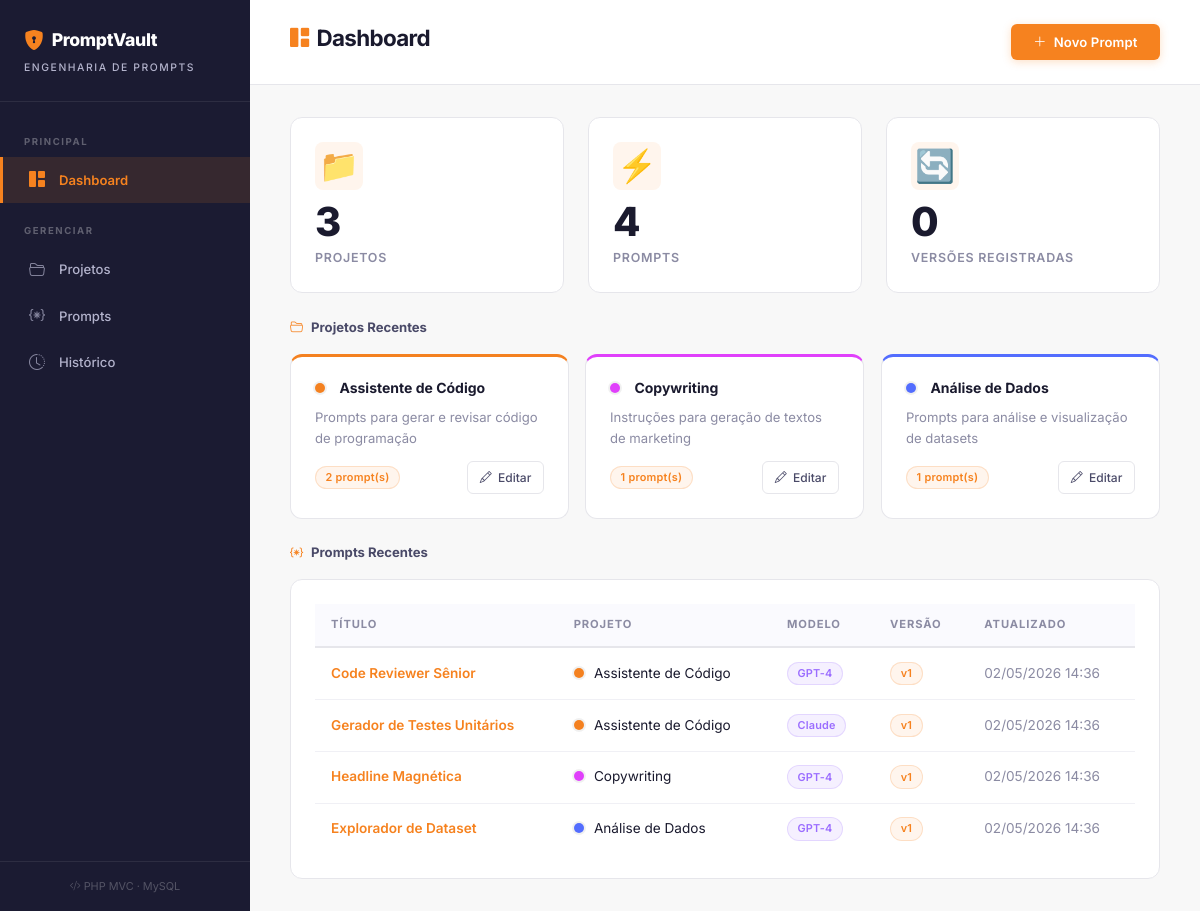
The page / on the database its author committed.
### tables this page shows
CREATE TABLE IF NOT EXISTS projetos (
    id INT AUTO_INCREMENT PRIMARY KEY,
    nome VARCHAR(150) NOT NULL,
    descricao TEXT,
    cor VARCHAR(7) DEFAULT '#f48120',
    criado_em DATETIME DEFAULT CURRENT_TIMESTAMP,
    atualizado_em DATETIME DEFAULT CURRENT_TIMESTAMP ON UPDATE CURRENT_TIMESTAMP
);

CREATE TABLE IF NOT EXISTS prompts (
    id INT AUTO_INCREMENT PRIMARY KEY,
    projeto_id INT NOT NULL,
    titulo VARCHAR(200) NOT NULL,
    conteudo TEXT NOT NULL,
    modelo_ia VARCHAR(50) DEFAULT 'GPT-4',
    tags VARCHAR(255),
    versao INT DEFAULT 1,
    criado_em DATETIME DEFAULT CURRENT_TIMESTAMP,
    atualizado_em DATETIME DEFAULT CURRENT_TIMESTAMP ON UPDATE CURRENT_TIMESTAMP,
    FOREIGN KEY (projeto_id) REFERENCES projetos(id) ON DELETE CASCADE
);

### app/controllers/DashboardController.php (called while the page is built)
<?php
class DashboardController extends BaseController
{
    public function index(): void
    {
        $projetoModel = new Projeto();
        $promptModel = new Prompt();
        $historicoModel = new HistoricoVersao();
        $data = [
            'pageTitle'      => 'Dashboard',
            'totalProjetos'  => $projetoModel->count(),
            'totalPrompts'   => $promptModel->count(),
            'totalVersoes'   => $historicoModel->count(),
            'projetos'       => $projetoModel->findAllWithCount(),
            'recentPrompts'  => $promptModel->findAllWithProjeto(),
            'flash'          => $this->getFlash(),
        ];
        $this->view('dashboard/index', $data);
    }
}

### app/models/BaseModel.php (called while the page is built, shortened)
<?php
class BaseModel
{
    protected PDO $db;
    protected string $table;
    public function __construct()
    {
        $this->db = getConnection();
    }
    public function count(): int
    {
        $stmt = $this->db->query("SELECT COUNT(*) as total FROM {$this->table}");
        return (int) $stmt->fetch()['total'];
    }
}

### config/db.php (called while the page is built, shortened)
<?php
function getConnection(): PDO
{
    $dsn = "mysql:host=" . DB_HOST . ";dbname=" . DB_NAME . ";charset=" . DB_CHARSET;
    $options = [
        PDO::ATTR_ERRMODE            => PDO::ERRMODE_EXCEPTION,
        PDO::ATTR_DEFAULT_FETCH_MODE => PDO::FETCH_ASSOC,
        PDO::ATTR_EMULATE_PREPARES   => false,
    ];
    try {
        return new PDO($dsn, DB_USER, DB_PASS, $options);
    } catch (PDOException $e) {
        die('<div style="background:#1a1a2e;color:#ff6b6b;padding:2rem;font-family:monospace;border-radius:12px;margin:2rem;">
            <h2>⚠️ Erro de Conexão com o Banco de Dados</h2>
            <p>' . $e->getMessage() . '</p>
            <p style="color:#aaa;">Verifique se o MySQL está rodando e se o banco <code>cofre_prompts</code> foi criado.</p>
        </div>');
    }
}

### app/models/Projeto.php (called while the page is built, shortened)
<?php
class Projeto extends BaseModel
{
    public function findAllWithCount(): array
    {
        $sql = "SELECT p.*, COUNT(pr.id) as total_prompts
                FROM projetos p
                LEFT JOIN prompts pr ON p.id = pr.projeto_id
                GROUP BY p.id
                ORDER BY p.criado_em DESC";
        $stmt = $this->db->query($sql);
        return $stmt->fetchAll();
    }
}

### app/models/Prompt.php (called while the page is built, shortened)
<?php
class Prompt extends BaseModel
{
    public function findAllWithProjeto(): array
    {
        $sql = "SELECT pr.*, p.nome as projeto_nome, p.cor as projeto_cor
                FROM prompts pr
                INNER JOIN projetos p ON pr.projeto_id = p.id
                ORDER BY pr.atualizado_em DESC";
        $stmt = $this->db->query($sql);
        return $stmt->fetchAll();
    }
}

### app/views/dashboard/index.php (the view)
<?php require_once 'app/views/layout/header.php'; ?>
<div class="top-bar">
    <h1><i class="bi bi-grid-1x2-fill"></i> Dashboard</h1>
    <a href="<?= BASE_URL ?>index.php?url=prompts/criar" class="btn-cf"><i class="bi bi-plus-lg"></i> Novo Prompt</a>
</div>
<div class="content-wrap">
<div class="row g-4 mb-4">
    <div class="col-md-4 fade-in fade-in-delay-1">
        <div class="stat-card">
            <div class="stat-icon">📁</div>
            <div class="stat-number"><?= $totalProjetos ?></div>
            <div class="stat-label">Projetos</div>
        </div>
    </div>
    <div class="col-md-4 fade-in fade-in-delay-2">
        <div class="stat-card">
            <div class="stat-icon">⚡</div>
            <div class="stat-number"><?= $totalPrompts ?></div>
            <div class="stat-label">Prompts</div>
        </div>
    </div>
    <div class="col-md-4 fade-in fade-in-delay-3">
        <div class="stat-card">
            <div class="stat-icon">🔄</div>
            <div class="stat-number"><?= $totalVersoes ?></div>
            <div class="stat-label">Versões Registradas</div>
        </div>
    </div>
</div>
<div class="section-title">
    <i class="bi bi-folder2-open"></i> Projetos Recentes
</div>
<div class="row g-3 mb-4">
    <?php if (empty($projetos)): ?>
        <div class="col-12">
            <div class="empty-state">
                <div class="icon">📁</div>
                <p>Nenhum projeto criado ainda.</p>
                <a href="<?= BASE_URL ?>index.php?url=projetos/criar" class="btn-cf btn-sm mt-2"><i class="bi bi-plus"></i> Criar Projeto</a>
            </div>
        </div>
    <?php else: ?>
        <?php foreach (array_slice($projetos, 0, 6) as $p): ?>
        <div class="col-md-4 fade-in">
            <div class="cf-card project-card" style="border-top-color: <?= htmlspecialchars($p['cor']) ?>;">
                <div class="d-flex align-items-center gap-2 mb-2">
                    <span class="color-dot" style="background: <?= htmlspecialchars($p['cor']) ?>;"></span>
                    <strong><?= htmlspecialchars($p['nome']) ?></strong>
                </div>
                <p style="color: var(--text-muted); font-size: 0.82rem; margin-bottom: 0.75rem;">
                    <?= htmlspecialchars(mb_strimwidth($p['descricao'] ?? 'Sem descrição', 0, 80, '...')) ?>
                </p>
                <div class="d-flex justify-content-between align-items-center">
                    <span class="badge-cf badge-version"><?= $p['total_prompts'] ?> prompt(s)</span>
                    <a href="<?= BASE_URL ?>index.php?url=projetos/editar/<?= $p['id'] ?>" class="btn-outline btn-sm">
                        <i class="bi bi-pencil"></i> Editar
                    </a>
                </div>
            </div>
        </div>
        <?php endforeach; ?>
    <?php endif; ?>
</div>
<?php if (!empty($recentPrompts)): ?>
<div class="section-title">
    <i class="bi bi-braces-asterisk"></i> Prompts Recentes
</div>
<div class="cf-card">
    <table class="cf-table">
        <thead>
            <tr>
                <th>Título</th>
                <th>Projeto</th>
                <th>Modelo</th>
                <th>Versão</th>
                <th>Atualizado</th>
            </tr>
        </thead>
        <tbody>
            <?php foreach (array_slice($recentPrompts, 0, 5) as $pr): ?>
            <tr>
                <td>
                    <a href="<?= BASE_URL ?>index.php?url=prompts/ver/<?= $pr['id'] ?>" class="cf-link" style="font-weight: 600;">
                        <?= htmlspecialchars($pr['titulo']) ?>
                    </a>
                </td>
                <td>
                    <span class="color-dot" style="background: <?= htmlspecialchars($pr['projeto_cor']) ?>;"></span>
                    <?= htmlspecialchars($pr['projeto_nome']) ?>
                </td>
                <td><span class="badge-cf badge-model"><?= htmlspecialchars($pr['modelo_ia']) ?></span></td>
                <td><span class="badge-cf badge-version">v<?= $pr['versao'] ?></span></td>
                <td style="color: var(--text-muted);"><?= date('d/m/Y H:i', strtotime($pr['atualizado_em'])) ?></td>
            </tr>
            <?php endforeach; ?>
        </tbody>
    </table>
</div>
<?php endif; ?>
</div>
<?php require_once 'app/views/layout/footer.php'; ?>

### index.php (shortened to what this page needs)
<?php
spl_autoload_register(function ($class) {
    $paths = [
        'app/controllers/' . $class . '.php',
        'app/models/' . $class . '.php',
    ];
    foreach ($paths as $path) {
        if (file_exists($path)) {
            return;
        }
    }
});
require_once 'config/db.php';
$url = isset($_GET['url']) ? rtrim($_GET['url'], '/') : '';
$url = filter_var($url, FILTER_SANITIZE_URL);
$parts = explode('/', $url);
$controllerName = !empty($parts[0]) ? ucfirst($parts[0]) . 'Controller' : 'DashboardController';
$method = $parts[1] ?? 'index';
$param = $parts[2] ?? null;
$controllerFile = 'app/controllers/' . $controllerName . '.php';
if (file_exists($controllerFile)) {
    $controller = new $controllerName();
    if (method_exists($controller, $method)) {
        if ($param !== null) {
            $controller->$method($param);
        } else {
            $controller->$method();
        }
    } else {
        http_response_code(404);
        require_once 'app/views/errors/404.php';
    }
} else {
    http_response_code(404);
    require_once 'app/views/errors/404.php';
}

### app/controllers/BaseController.php (shortened to what this page needs)
<?php
class BaseController
{
    protected function view(string $viewPath, array $data = []): void
    {
        extract($data);
        $viewFile = 'app/views/' . $viewPath . '.php';
        if (file_exists($viewFile)) {
            require_once $viewFile;
        } else {
            die("View não encontrada: {$viewPath}");
        }
    }
}

### app/views/layout/header.php (shortened to what this page needs)
<!DOCTYPE html>
<html lang="pt-BR">
<head>
    <link href="https://cdn.jsdelivr.net/npm/bootstrap@5.3.3/dist/css/bootstrap.min.css" rel="stylesheet">
    <link href="https://cdn.jsdelivr.net/npm/bootstrap-icons@1.11.3/font/bootstrap-icons.min.css" rel="stylesheet">
    <link href="<?= BASE_URL ?>public/css/style.css" rel="stylesheet">
</head>
<body>
<nav class="sidebar">
    <div class="sidebar-brand">
        <h4><i class="bi bi-shield-lock-fill"></i> PromptVault</h4>
        <small>Engenharia de Prompts</small>
    </div>
    <div class="sidebar-nav">
        <div class="nav-section">Principal</div>
        <a href="<?= BASE_URL ?>index.php" class="nav-link <?= ($pageTitle ?? '') === 'Dashboard' ? 'active' : '' ?>">
            <span class="icon"><i class="bi bi-grid-1x2-fill"></i></span> Dashboard
        </a>
        <div class="nav-section">Gerenciar</div>
        <a href="<?= BASE_URL ?>index.php?url=projetos" class="nav-link <?= ($pageTitle ?? '') === 'Projetos' ? 'active' : '' ?>">
            <span class="icon"><i class="bi bi-folder2-open"></i></span> Projetos
        </a>
        <a href="<?= BASE_URL ?>index.php?url=prompts" class="nav-link <?= ($pageTitle ?? '') === 'Prompts' ? 'active' : '' ?>">
            <span class="icon"><i class="bi bi-braces-asterisk"></i></span> Prompts
        </a>
        <a href="<?= BASE_URL ?>index.php?url=historico" class="nav-link <?= ($pageTitle ?? '') === 'Histórico de Versões' ? 'active' : '' ?>">
            <span class="icon"><i class="bi bi-clock-history"></i></span> Histórico
        </a>
    </div>
    <div class="sidebar-footer">
        <i class="bi bi-code-slash"></i> PHP MVC &middot; MySQL
    </div>
</nav>
<main class="main-content">

### app/views/layout/footer.php (shortened to what this page needs)
</main>
</body>
</html>

### rows shown on the page
projetos: nome "Assistente de Código", descricao "Prompts para gerar e revisar código de programação", total_prompts "2"
projetos: nome "Copywriting", descricao "Instruções para geração de textos de marketing", total_prompts "1"
projetos: nome "Análise de Dados", descricao "Prompts para análise e visualização de datasets", total_prompts "1"
prompts: titulo "Code Reviewer Sênior", projeto.nome "Assistente de Código", modelo_ia "GPT-4", versao "1", atualizado_em "02/05/2026 14:36"
prompts: titulo "Gerador de Testes Unitários", projeto.nome "Assistente de Código", modelo_ia "Claude", versao "1", atualizado_em "02/05/2026 14:36"
prompts: titulo "Headline Magnética", projeto.nome "Copywriting", modelo_ia "GPT-4", versao "1", atualizado_em "02/05/2026 14:36"
prompts: titulo "Explorador de Dataset", projeto.nome "Análise de Dados", modelo_ia "GPT-4", versao "1", atualizado_em "02/05/2026 14:36"

### other values the page prints
$totalProjetos "3"
$totalPrompts "4"
$totalVersoes "0"
